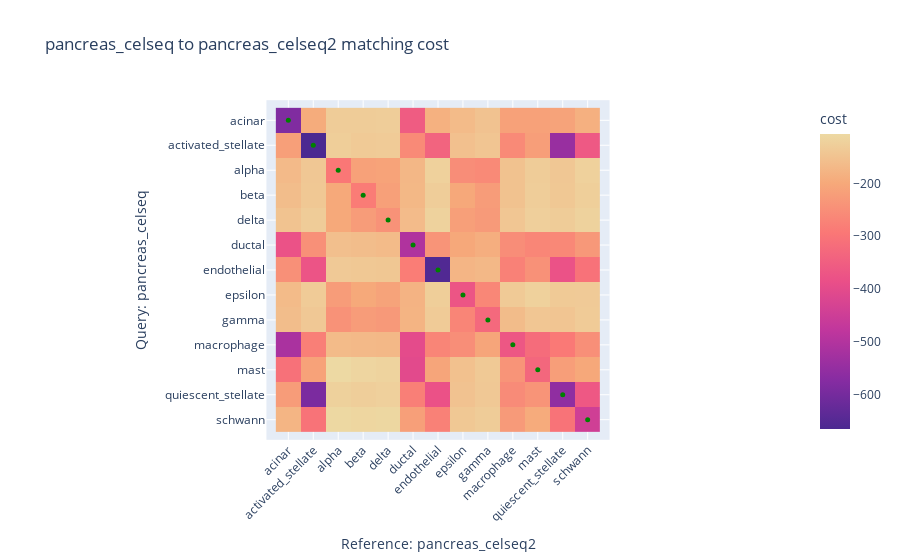

This figure's notebook cell:
### Code cell
rcm = RefCM(target_sum=10000, discovery_threshold=0.2)
m = rcm.annotate(celseq, 'pancreas_celseq', celseq2, 'pancreas_celseq2', 'celltype', 'celltype')
m.eval('celltype')
m.display_matching_costs(display_mapped_pairs=True, ground_truth_obs_key='celltype')

### Figure 1 — Plotly figure (JSON) as saved in the notebook; plotly's stock layout.template omitted (floating-point values rounded to 4 significant figures; data arrays with more than 128 entries replaced by an {"elided": "..."} marker saying what was removed)
{"data": [{"coloraxis": "coloraxis", "hovertemplate": "Reference: pancreas_celseq2: %{x}<br>Query: pancreas_celseq: %{y}<br>cost: %{z}<extra></extra>", "name": "0", "type": "heatmap", "x": ["acinar", "activated_stellate", "alpha", "beta", "delta", "ductal", "endothelial", "epsilon", "gamma", "macrophage", "mast", "quiescent_stellate", "schwann"], "xaxis": "x", "y": ["acinar", "activated_stellate", "alpha", "beta", "delta", "ductal", "endothelial", "epsilon", "gamma", "macrophage", "mast", "quiescent_stellate", "schwann"], "yaxis": "y", "z": {"elided": "13x13 float values"}}, {"hovertemplate": "%{y} -> %{x}", "marker": {"color": ["green", "green", "green", "green", "green", "green", "green", "green", "green", "green", "green", "green", "green"], "size": 5}, "mode": "markers", "name": "", "type": "scatter", "x": ["acinar", "activated_stellate", "alpha", "beta", "delta", "ductal", "endothelial", "epsilon", "gamma", "macrophage", "mast", "quiescent_stellate", "schwann"], "y": ["acinar", "activated_stellate", "alpha", "beta", "delta", "ductal", "endothelial", "epsilon", "gamma", "macrophage", "mast", "quiescent_stellate", "schwann"]}], "layout": {"coloraxis": {"colorbar": {"title": {"text": "cost"}}, "colorscale": [[0, "rgb(75, 41, 145)"], [0.1667, "rgb(135, 44, 162)"], [0.3333, "rgb(192, 54, 157)"], [0.5, "rgb(234, 79, 136)"], [0.6667, "rgb(250, 120, 118)"], [0.8333, "rgb(246, 169, 122)"], [1, "rgb(237, 217, 163)"]]}, "title": {"text": "pancreas_celseq to pancreas_celseq2 matching cost"}, "xaxis": {"anchor": "y", "constrain": "domain", "domain": [0, 1], "scaleanchor": "y", "tickangle": -45, "title": {"text": "Reference: pancreas_celseq2"}}, "yaxis": {"anchor": "x", "autorange": "reversed", "constrain": "domain", "domain": [0, 1], "title": {"text": "Query: pancreas_celseq"}}}}
